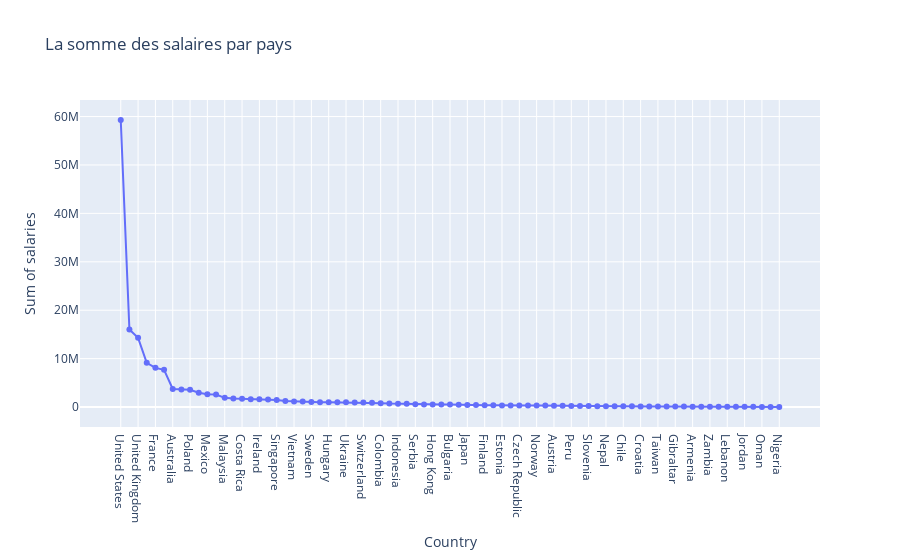

This figure's notebook cell:
### Code cell
import plotly.express as px

countries = df_clean.groupby(by='Country')['Min_Salary_Year'].sum()

country_salary = countries.sort_values(ascending=False).reset_index(name='Sum of salaries')

fig = px.line(country_salary, x='Country', y='Sum of salaries',title="La somme des salaires par pays",markers=True)
fig.show()

### Figure 1 — Plotly figure (JSON) as saved in the notebook; plotly's stock layout.template omitted (floating-point values rounded to 4 significant figures)
{"data": [{"hovertemplate": "Country=%{x}<br>Sum of salaries=%{y}<extra></extra>", "legendgroup": "", "line": {"color": "#636efa", "dash": "solid"}, "marker": {"symbol": "circle"}, "mode": "lines+markers", "name": "", "orientation": "v", "showlegend": false, "type": "scatter", "x": ["United States", "India", "United Kingdom", "Canada", "France", "Germany", "Australia", "Portugal", "Poland", "Brazil", "Mexico", "Spain", "Malaysia", "Israel", "Costa Rica", "Netherlands", "Ireland", "South Africa", "Singapore", "South Korea", "Vietnam", "Philippines", "Sweden", "Greece", "Hungary", "Thailand", "Ukraine", "Belgium", "Switzerland", "Italy", "Colombia", "Pakistan", "Indonesia", "Romania", "Serbia", "Denmark", "Hong Kong", "Georgia", "Bulgaria", "Egypt", "Japan", "Sri Lanka", "Finland", "New Zealand", "Estonia", "Argentina", "Czech Republic", "Lithuania", "Norway", "Turkey", "Austria", "Mauritius", "Peru", "Morocco", "Slovenia", "Luxembourg", "Nepal", "Albania", "Chile", "Uruguay", "Croatia", "Slovakia", "Taiwan", "Malta", "Gibraltar", "Cyprus", "Armenia", "Niger", "Zambia", "Zimbabwe", "Lebanon", "Puerto Rico", "Jordan", "Latvia", "Oman", "Bangladesh", "Nigeria"], "xaxis": "x", "y": [59264000, 16003000, 14294216, 9149000, 8095360, 7680318, 3739000, 3605000, 3556000, 2940000, 2660000, 2590808, 1895000, 1747000, 1689000, 1622000, 1600000, 1541000, 1450000, 1227000, 1150000, 1134000, 1052000, 1016000, 1014000, 1003000, 994000, 928000, 920000, 878000, 799000, 721000, 664000, 661000, 572000, 539000, 537000, 516000, 512000, 454000, 440000, 409000, 392000, 387000, 332000, 321000, 320000, 301000, 299000, 297000, 292000, 274000, 220000, 214000, 208000, 186000, 177000, 169000, 146000, 139000, 135000, 129000, 104000, 101000, 96000, 95000, 80000, 77000, 60000, 60000, 55000, 48000, 40000, 38808, 35000, 30000, 30000], "yaxis": "y"}], "layout": {"legend": {"tracegroupgap": 0}, "title": {"text": "La somme des salaires par pays"}, "xaxis": {"anchor": "y", "domain": [0, 1], "title": {"text": "Country"}}, "yaxis": {"anchor": "x", "domain": [0, 1], "title": {"text": "Sum of salaries"}}}}
